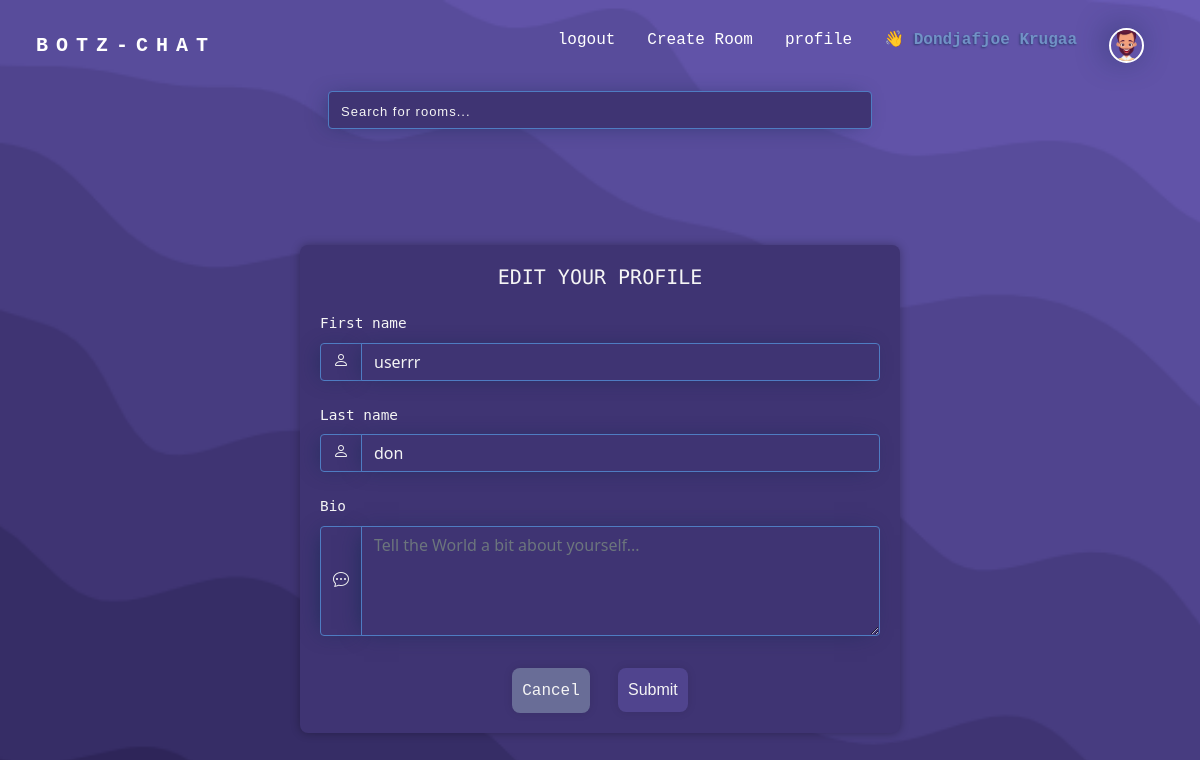
The page /profile-update/5 (signed in) on the database its author committed.
### base/models.py (models this page shows, shortened)
class User(AbstractUser):
    username = None
    email = models.EmailField(_("email address"), unique=True)
    avatar = models.ForeignKey(Avatar,on_delete=models.SET_DEFAULT, default="10", null=True, blank=True)
    bio = models.TextField(null=True, blank=True)
    USERNAME_FIELD = 'email'
    REQUIRED_FIELDS = []
    objects = CustomUserManager()

class Avatar(models.Model):
    image = models.ImageField( upload_to='images/' )

### base/views.py (the view)
# urls.py: path('profile-update/<str:pk>', views.profileUpdate, name= 'profile_update'),
def profileUpdate(request, pk):
    user = User.objects.get(id = pk)
    form = ProfileUpdate(instance=user)
    if request.method == 'POST':
        form = ProfileUpdate(request.POST, instance=user)
        if form.is_valid():
            form.save()
            return redirect('profile', user.id)
    context = {'form': form}
    return render(request, 'base/profile_update.html', context)

### base/forms.py
class ProfileUpdate(ModelForm):
    class Meta:
        model = User
        fields = ['first_name', 'last_name', 'bio']
    def __init__(self, *args, **kwargs):
        super(ProfileUpdate, self).__init__(*args, **kwargs)
        self.fields['first_name'].widget.attrs.update({'class': 'form-control', 'placeholder': 'Update your First name...'})
        self.fields['last_name'].widget.attrs.update({'class': 'form-control', 'placeholder': 'Update your Last name...'})
        self.fields['bio'].widget.attrs.update({'class': 'form-control', 'placeholder': 'Tell the World a bit about yourself...', 'rows': '4', 'cols':'30'})

### base/templates/base/profile_update.html (shortened to what this page needs)
{% extends 'base.html' %}
{% load static %}
        {% block content %}
        {% include 'searchbar.html' %}
<main>
    <div class="mb-5 form-container signup-container container-sm">
        <h5 class="text-uppercase">edit your profile</h5>
        <form action="" method="POST">
            <label for="Email">First name</label>
            <div class="input-group  mt-1 mb-2">
                <span class="input-group-text icon-input"><i class="bi bi-person"></i></span>
                {{form.first_name}}
            </div>
            <label for="Email">Last name</label>
            <div class="input-group  mt-1 mb-2">
                <span class="input-group-text icon-input"><i class="bi bi-person"></i></span>
                {{form.last_name}}
            </div>
            <label for="Room name">Bio</label>
            <div class="input-group  mt-1 mb-2">
                <span class="input-group-text icon-input"><i class="bi bi-chat-dots"></i></span>
                {{form.bio}}
            </div>
            <button style="background-color: #696d97 !important;" class="mt-4 me-4 " type="submit"><a class="room-cancel" href="">Cancel</a></button>
            <button class="mt-4" type="submit">Submit</button>
        </form>
    </div>
</main>
{% endblock %}

### templates/navbar.html (shortened to what this page needs)
{% load static %}
<header>
    <nav class="navbar navbar-expand-md navbar-light background">
      <div class="container-xxl">
        <a class="navbar-brand ms-4" href="{%url 'home' %}">
          <span style="letter-spacing: 8px;" class="fw-bold nav-text-color text-uppercase">botz-chat</span>
        </a>
        <div class=" ms-4 collapse navbar-collapse justify-content-end me-4 " id="navbarText">
          <ul class="navbar-nav ">
              {% if user.is_authenticated %}
              <li class="nav-item">
                  <a class="nav-link" href="{% url 'logout' %}">logout</a>
                </li>
                <li class="nav-item">
                    <a class="nav-link" href="{% url 'create_room' %}">Create Room</a>
                </li>
                <li class="nav-item ">
                  <a class="nav-link active " aria-current="page" href="{%url 'profile' request.user.id %}">profile</a>
                </li>
                <li class="nav-item disabled">
                    <a class="nav-link disabled text-capitalize" href="#">👋 <span style="color: #7192c6;
                      text-shadow: -1px 1px 2px rgba(17,41,79,0.59);" class="text-capitalize fw-bold">{{request.user.first_name}} {{request.user.last_name}}</span> </a>
                </li>
            {% endif %}
            {% if user.is_authenticated %}
            <li class="nav-item">
              <a class="nav-link" href="{%url 'profile' request.user.id %}" tabindex="-1" aria-disabled="true"><img class="profile-img align-self-center"
                  src="{{ request.user.avatar.image.url }}" alt="img for{{request.user.first_name}}"></a>
            </li>
            {% endif %}
          </ul>
        </div>
      </div>
    </nav>
  </header>

### static/css/style.css (style rules this page uses)
body { background-image: url('../img/wickedbackground.png'); background-size: cover; background-repeat: no-repeat; background-position: center; background-attachment: fixed; color: whitesmoke; scroll-behavior: smooth; opacity: 0; animation: fadeIn 1s ease-in-out forwards; }
.nav-text-color { color: #fff !important; }
.navbar-nav .nav-link { color: #fff !important; }
h3, h4, h5, h6 { font-family: 'Nova Mono', sans-serif; }
ul { padding: 0.25rem; }
li { display: flex; justify-content: space-between; padding: 0; margin: 0.5rem; list-style-type: none; }
a, span { text-decoration: none; color: whitesmoke; font-family: monospace; }
.profile-img { width: 35px ; height: 35px; border-radius: 50%; object-fit: cover; border: 2px solid #fff; box-shadow: -4px -2px 32px -5px rgba(17,41,79,0.83); -webkit-box-shadow: -4px -2px 32px -5px rgba(17,41,79,0.83); -moz-box-shadow: -4px -2px 32px -5px rgba(17,41,79,0.83); }
input, textarea, .icon-input { background-color: #3f3473 !important; border: 1px solid #4f7cc2 !important; color: whitesmoke !important; box-shadow: -5px 1px 22px -8px rgba(17,41,79,0.8); -webkit-box-shadow: -5px 1px 22px -8px rgba(17,41,79,0.8); -moz-box-shadow: -5px 1px 22px -8px rgba(17,41,79,0.8); }
input::placeholder { color: whitesmoke !important; letter-spacing: 1px; font-family: 'Monteserrat', sans-serif; font-size: small; }
button { background: #50448e !important; border: none !important; font-family: 'Montsserat', sans-serif;; }
.form-container { max-width: 50%; margin: 0 auto; text-align: start; background-color: #3f3473; border-radius: 8px; box-shadow: 0 0 10px rgba(0, 0, 0, 0.3); color: whitesmoke; padding: 20px; margin-top: 100px; }
.form-container label { display: block; margin-bottom: 8px; color: whitesmoke; text-align: left; font-family: 'monospace', sans-serif; padding-top: 1rem; font-size: 0.9rem; }
.form-container button { background: #50448e !important; box-shadow: 0 0 10px rgba(0, 0, 0, 0.1); border: none !important; color: whitesmoke; padding: 10px; cursor: pointer; border-radius: 0.5rem; }
.signup-container { text-align: center; }

### rows shown on the page
User: user.first_name "Dondjafjoe", user.last_name "Krugaa", user.avatar.image (picture)
User: first_name "userrr", last_name "don"
